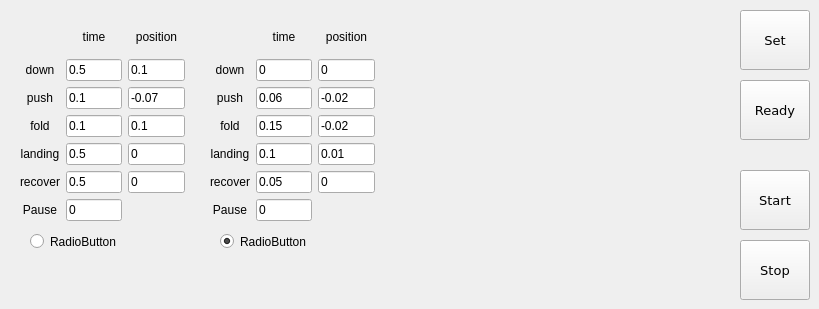
      <widget class="QWidget" name="tab_22">
       <attribute name="title">
        <string>Hopping Test</string>
       </attribute>
       <widget class="QPushButton" name="BTN_HOPTEST_STOP">
        <property name="geometry">
         <rect>
          <x>740</x>
          <y>240</y>
          <width>70</width>
          <height>60</height>
         </rect>
        </property>
        <property name="font">
         <font>
          <family>DejaVu Sans</family>
          <pointsize>10</pointsize>
         </font>
        </property>
        <property name="text">
         <string>Stop</string>
        </property>
       </widget>
       <widget class="QPushButton" name="BTN_HOPTEST_START">
        <property name="geometry">
         <rect>
          <x>740</x>
          <y>170</y>
          <width>70</width>
          <height>60</height>
         </rect>
        </property>
        <property name="font">
         <font>
          <family>DejaVu Sans</family>
          <pointsize>10</pointsize>
         </font>
        </property>
        <property name="text">
         <string>Start</string>
        </property>
       </widget>
       <widget class="QPushButton" name="BTN_HOPTEST_READY">
        <property name="geometry">
         <rect>
          <x>740</x>
          <y>80</y>
          <width>70</width>
          <height>60</height>
         </rect>
        </property>
        <property name="font">
         <font>
          <family>DejaVu Sans</family>
          <pointsize>10</pointsize>
         </font>
        </property>
        <property name="text">
         <string>Ready</string>
        </property>
       </widget>
       <widget class="QPushButton" name="BTN_HOPTEST_SET">
        <property name="geometry">
         <rect>
          <x>740</x>
          <y>10</y>
          <width>70</width>
          <height>60</height>
         </rect>
        </property>
        <property name="font">
         <font>
          <family>DejaVu Sans</family>
          <pointsize>10</pointsize>
         </font>
        </property>
        <property name="text">
         <string>Set</string>
        </property>
       </widget>
       <widget class="QWidget" name="gridLayoutWidget_7">
        <property name="geometry">
         <rect>
          <x>20</x>
          <y>20</y>
          <width>165</width>
          <height>201</height>
         </rect>
        </property>
        <layout class="QGridLayout" name="gridLayout_7">
         <item row="3" column="1">
          <widget class="QLineEdit" name="LE_HOPTEST_INTERVAL_3">
           <property name="text">
            <string>0.1</string>
           </property>
          </widget>
         </item>
         <item row="2" column="1">
          <widget class="QLineEdit" name="LE_HOPTEST_INTERVAL_2">
           <property name="text">
            <string>0.1</string>
           </property>
          </widget>
         </item>
         <item row="5" column="1">
          <widget class="QLineEdit" name="LE_HOPTEST_INTERVAL_5">
           <property name="text">
            <string>0.5</string>
           </property>
          </widget>
         </item>
         <item row="2" column="0">
          <widget class="QLabel" name="label_113">
           <property name="sizePolicy">
            <sizepolicy hsizetype="Minimum" vsizetype="Minimum">
             <horstretch>0</horstretch>
             <verstretch>0</verstretch>
            </sizepolicy>
           </property>
           <property name="font">
            <font>
             <pointsize>9</pointsize>
            </font>
           </property>
           <property name="text">
            <string>push</string>
           </property>
           <property name="alignment">
            <set>Qt::AlignCenter</set>
           </property>
          </widget>
         </item>
         <item row="4" column="1">
          <widget class="QLineEdit" name="LE_HOPTEST_INTERVAL_4">
           <property name="text">
            <string>0.5</string>
           </property>
          </widget>
         </item>
         <item row="6" column="1">
          <widget class="QLineEdit" name="LE_HOPTEST_PAUSE">
           <property name="text">
            <string>0</string>
           </property>
          </widget>
         </item>
         <item row="3" column="0">
          <widget class="QLabel" name="label_114">
           <property name="sizePolicy">
            <sizepolicy hsizetype="Minimum" vsizetype="Minimum">
             <horstretch>0</horstretch>
             <verstretch>0</verstretch>
            </sizepolicy>
           </property>
           <property name="font">
            <font>
             <pointsize>9</pointsize>
            </font>
           </property>
           <property name="text">
            <string>fold</string>
           </property>
           <property name="alignment">
            <set>Qt::AlignCenter</set>
           </property>
          </widget>
         </item>
         <item row="5" column="0">
          <widget class="QLabel" name="label_116">
           <property name="sizePolicy">
            <sizepolicy hsizetype="Minimum" vsizetype="Minimum">
             <horstretch>0</horstretch>
             <verstretch>0</verstretch>
            </sizepolicy>
           </property>
           <property name="font">
            <font>
             <pointsize>9</pointsize>
            </font>
           </property>
           <property name="text">
            <string>recover</string>
           </property>
           <property name="alignment">
            <set>Qt::AlignCenter</set>
           </property>
          </widget>
         </item>
         <item row="0" column="1">
          <widget class="QLabel" name="label_117">
           <property name="sizePolicy">
            <sizepolicy hsizetype="Minimum" vsizetype="Minimum">
             <horstretch>0</horstretch>
             <verstretch>0</verstretch>
            </sizepolicy>
           </property>
           <property name="font">
            <font>
             <pointsize>9</pointsize>
            </font>
           </property>
           <property name="text">
            <string>time</string>
           </property>
           <property name="alignment">
            <set>Qt::AlignCenter</set>
           </property>
          </widget>
         </item>
         <item row="4" column="0">
          <widget class="QLabel" name="label_115">
           <property name="sizePolicy">
            <sizepolicy hsizetype="Minimum" vsizetype="Minimum">
             <horstretch>0</horstretch>
             <verstretch>0</verstretch>
            </sizepolicy>
           </property>
           <property name="font">
            <font>
             <pointsize>9</pointsize>
            </font>
           </property>
           <property name="text">
            <string>landing</string>
           </property>
           <property name="alignment">
            <set>Qt::AlignCenter</set>
           </property>
          </widget>
         </item>
         <item row="6" column="0">
          <widget class="QLabel" name="label_111">
           <property name="sizePolicy">
            <sizepolicy hsizetype="Minimum" vsizetype="Minimum">
             <horstretch>0</horstretch>
             <verstretch>0</verstretch>
            </sizepolicy>
           </property>
           <property name="font">
            <font>
             <pointsize>9</pointsize>
            </font>
           </property>
           <property name="text">
            <string>Pause</string>
           </property>
           <property name="alignment">
            <set>Qt::AlignCenter</set>
           </property>
          </widget>
         </item>
         <item row="1" column="0">
          <widget class="QLabel" name="label_112">
           <property name="sizePolicy">
            <sizepolicy hsizetype="Minimum" vsizetype="Minimum">
             <horstretch>0</horstretch>
             <verstretch>0</verstretch>
            </sizepolicy>
           </property>
           <property name="font">
            <font>
             <pointsize>9</pointsize>
            </font>
           </property>
           <property name="text">
            <string>down</string>
           </property>
           <property name="alignment">
            <set>Qt::AlignCenter</set>
           </property>
          </widget>
         </item>
         <item row="1" column="1">
          <widget class="QLineEdit" name="LE_HOPTEST_INTERVAL_1">
           <property name="text">
            <string>0.5</string>
           </property>
          </widget>
         </item>
         <item row="0" column="2">
          <widget class="QLabel" name="label_118">
           <property name="sizePolicy">
            <sizepolicy hsizetype="Minimum" vsizetype="Minimum">
             <horstretch>0</horstretch>
             <verstretch>0</verstretch>
            </sizepolicy>
           </property>
           <property name="font">
            <font>
             <pointsize>9</pointsize>
            </font>
           </property>
           <property name="text">
            <string>position</string>
           </property>
           <property name="alignment">
            <set>Qt::AlignCenter</set>
           </property>
          </widget>
         </item>
         <item row="1" column="2">
          <widget class="QLineEdit" name="LE_HOPTEST_POS_1">
           <property name="text">
            <string>0.1</string>
           </property>
          </widget>
         </item>
         <item row="2" column="2">
          <widget class="QLineEdit" name="LE_HOPTEST_POS_2">
           <property name="text">
            <string>-0.07</string>
           </property>
          </widget>
         </item>
         <item row="3" column="2">
          <widget class="QLineEdit" name="LE_HOPTEST_POS_3">
           <property name="text">
            <string>0.1</string>
           </property>
          </widget>
         </item>
         <item row="4" column="2">
          <widget class="QLineEdit" name="LE_HOPTEST_POS_4">
           <property name="text">
            <string>0</string>
           </property>
          </widget>
         </item>
         <item row="5" column="2">
          <widget class="QLineEdit" name="LE_HOPTEST_POS_5">
           <property name="text">
            <string>0</string>
           </property>
          </widget>
         </item>
        </layout>
       </widget>
       <widget class="QWidget" name="gridLayoutWidget_8">
        <property name="geometry">
         <rect>
          <x>210</x>
          <y>20</y>
          <width>165</width>
          <height>201</height>
         </rect>
        </property>
        <layout class="QGridLayout" name="gridLayout_8">
         <item row="2" column="1">
          <widget class="QLineEdit" name="LE_HOPTEST_INTERVAL_7">
           <property name="text">
            <string>0.06</string>
           </property>
          </widget>
         </item>
         <item row="2" column="0">
          <widget class="QLabel" name="label_119">
           <property name="sizePolicy">
            <sizepolicy hsizetype="Minimum" vsizetype="Minimum">
             <horstretch>0</horstretch>
             <verstretch>0</verstretch>
            </sizepolicy>
           </property>
           <property name="font">
            <font>
             <pointsize>9</pointsize>
            </font>
           </property>
           <property name="text">
            <string>push</string>
           </property>
           <property name="alignment">
            <set>Qt::AlignCenter</set>
           </property>
          </widget>
         </item>
         <item row="4" column="1">
          <widget class="QLineEdit" name="LE_HOPTEST_INTERVAL_9">
           <property name="text">
            <string>0.1</string>
           </property>
          </widget>
         </item>
         <item row="6" column="1">
          <widget class="QLineEdit" name="LE_HOPTEST_PAUSE_2">
           <property name="text">
            <string>0</string>
           </property>
          </widget>
         </item>
         <item row="3" column="0">
          <widget class="QLabel" name="label_120">
           <property name="sizePolicy">
            <sizepolicy hsizetype="Minimum" vsizetype="Minimum">
             <horstretch>0</horstretch>
             <verstretch>0</verstretch>
            </sizepolicy>
           </property>
           <property name="font">
            <font>
             <pointsize>9</pointsize>
            </font>
           </property>
           <property name="text">
            <string>fold</string>
           </property>
           <property name="alignment">
            <set>Qt::AlignCenter</set>
           </property>
          </widget>
         </item>
         <item row="5" column="0">
          <widget class="QLabel" name="label_121">
           <property name="sizePolicy">
            <sizepolicy hsizetype="Minimum" vsizetype="Minimum">
             <horstretch>0</horstretch>
             <verstretch>0</verstretch>
            </sizepolicy>
           </property>
           <property name="font">
            <font>
             <pointsize>9</pointsize>
            </font>
           </property>
           <property name="text">
            <string>recover</string>
           </property>
           <property name="alignment">
            <set>Qt::AlignCenter</set>
           </property>
          </widget>
         </item>
         <item row="0" column="1">
          <widget class="QLabel" name="label_122">
           <property name="sizePolicy">
            <sizepolicy hsizetype="Minimum" vsizetype="Minimum">
             <horstretch>0</horstretch>
             <verstretch>0</verstretch>
            </sizepolicy>
           </property>
           <property name="font">
            <font>
             <pointsize>9</pointsize>
            </font>
           </property>
           <property name="text">
            <string>time</string>
           </property>
           <property name="alignment">
            <set>Qt::AlignCenter</set>
           </property>
          </widget>
         </item>
         <item row="4" column="0">
          <widget class="QLabel" name="label_123">
           <property name="sizePolicy">
            <sizepolicy hsizetype="Minimum" vsizetype="Minimum">
             <horstretch>0</horstretch>
             <verstretch>0</verstretch>
            </sizepolicy>
           </property>
           <property name="font">
            <font>
             <pointsize>9</pointsize>
            </font>
           </property>
           <property name="text">
            <string>landing</string>
           </property>
           <property name="alignment">
            <set>Qt::AlignCenter</set>
           </property>
          </widget>
         </item>
         <item row="6" column="0">
          <widget class="QLabel" name="label_124">
           <property name="sizePolicy">
            <sizepolicy hsizetype="Minimum" vsizetype="Minimum">
             <horstretch>0</horstretch>
             <verstretch>0</verstretch>
            </sizepolicy>
           </property>
           <property name="font">
            <font>
             <pointsize>9</pointsize>
            </font>
           </property>
           <property name="text">
            <string>Pause</string>
           </property>
           <property name="alignment">
            <set>Qt::AlignCenter</set>
           </property>
          </widget>
         </item>
         <item row="1" column="0">
          <widget class="QLabel" name="label_125">
           <property name="sizePolicy">
            <sizepolicy hsizetype="Minimum" vsizetype="Minimum">
             <horstretch>0</horstretch>
             <verstretch>0</verstretch>
            </sizepolicy>
           </property>
           <property name="font">
            <font>
             <pointsize>9</pointsize>
            </font>
           </property>
           <property name="text">
            <string>down</string>
           </property>
           <property name="alignment">
            <set>Qt::AlignCenter</set>
           </property>
          </widget>
         </item>
         <item row="0" column="2">
          <widget class="QLabel" name="label_126">
           <property name="sizePolicy">
            <sizepolicy hsizetype="Minimum" vsizetype="Minimum">
             <horstretch>0</horstretch>
             <verstretch>0</verstretch>
            </sizepolicy>
           </property>
           <property name="font">
            <font>
             <pointsize>9</pointsize>
            </font>
           </property>
           <property name="text">
            <string>position</string>
           </property>
           <property name="alignment">
            <set>Qt::AlignCenter</set>
           </property>
          </widget>
         </item>
         <item row="1" column="2">
          <widget class="QLineEdit" name="LE_HOPTEST_POS_6">
           <property name="text">
            <string>0</string>
           </property>
          </widget>
         </item>
         <item row="2" column="2">
          <widget class="QLineEdit" name="LE_HOPTEST_POS_7">
           <property name="text">
            <string>-0.02</string>
           </property>
          </widget>
         </item>
         <item row="3" column="2">
          <widget class="QLineEdit" name="LE_HOPTEST_POS_8">
           <property name="text">
            <string>-0.02</string>
           </property>
          </widget>
         </item>
         <item row="4" column="2">
          <widget class="QLineEdit" name="LE_HOPTEST_POS_9">
           <property name="text">
            <string>0.01</string>
           </property>
          </widget>
         </item>
         <item row="5" column="2">
          <widget class="QLineEdit" name="LE_HOPTEST_POS_10">
           <property name="text">
            <string>0</string>
           </property>
          </widget>
         </item>
         <item row="5" column="1">
          <widget class="QLineEdit" name="LE_HOPTEST_INTERVAL_10">
           <property name="text">
            <string>0.05</string>
           </property>
          </widget>
         </item>
         <item row="1" column="1">
          <widget class="QLineEdit" name="LE_HOPTEST_INTERVAL_6">
           <property name="text">
            <string>0</string>
           </property>
          </widget>
         </item>
         <item row="3" column="1">
          <widget class="QLineEdit" name="LE_HOPTEST_INTERVAL_8">
           <property name="text">
            <string>0.15</string>
           </property>
          </widget>
         </item>
        </layout>
       </widget>
       <widget class="QRadioButton" name="BTN_HOPTEST_M1">
        <property name="geometry">
         <rect>
          <x>30</x>
          <y>230</y>
          <width>112</width>
          <height>23</height>
         </rect>
        </property>
        <property name="text">
         <string>RadioButton</string>
        </property>
        <property name="checked">
         <bool>false</bool>
        </property>
       </widget>
       <widget class="QRadioButton" name="BTN_HOPTEST_M2">
        <property name="geometry">
         <rect>
          <x>220</x>
          <y>230</y>
          <width>112</width>
          <height>23</height>
         </rect>
        </property>
        <property name="text">
         <string>RadioButton</string>
        </property>
        <property name="checked">
         <bool>true</bool>
        </property>
       </widget>
      </widget>
